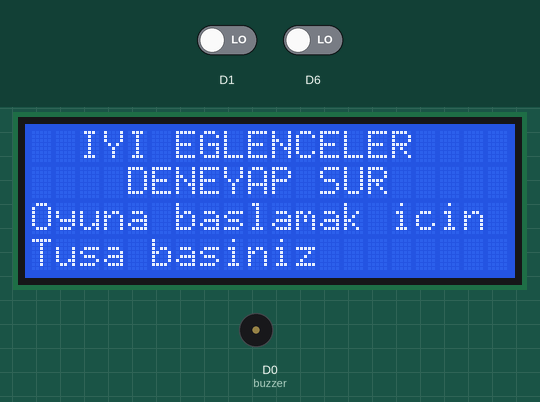
Recording of a sketch running on a simulated ESP8266 (NodeMCU). Shown: 20×4 character LCD, buzzer (waves = sounding, pin HIGH). The test bench sets the inputs (shaded band); at power-on: D1 LOW, D6 LOW.

Above: at 6.3 s.
6.4 s: D1 driven HIGH
At 9.2 s:
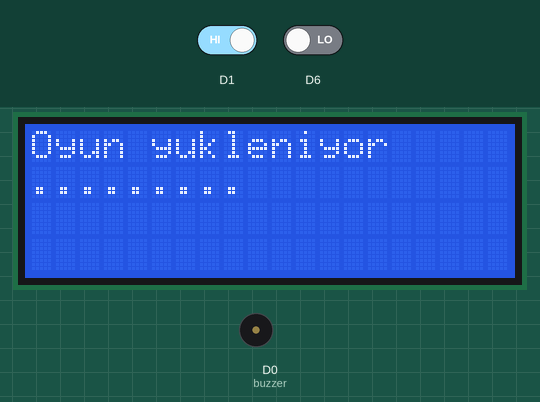
9.4 s: D6 driven HIGH
At 9.62 s:
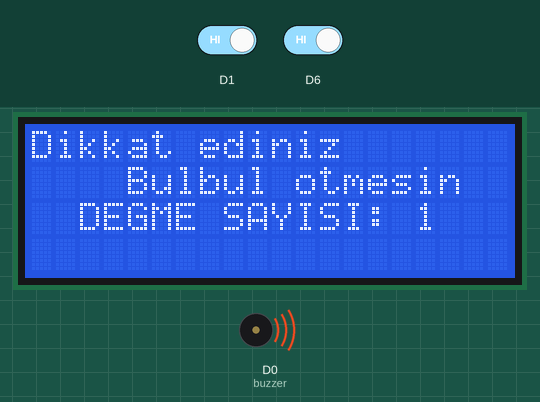
11.2 s: D6 driven LOW
At 13.6 s:
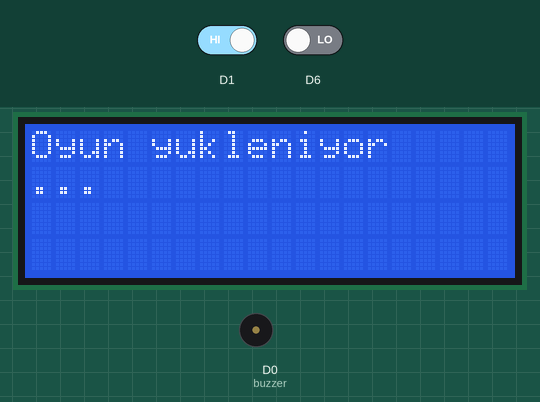
Timing chart, 0 to 15.1 s (numbered marks = the images above; inputs shaded):
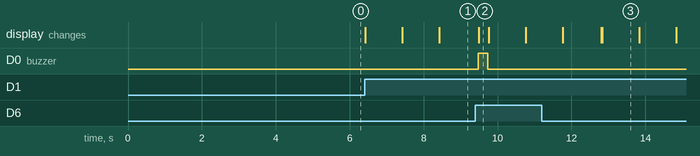

The sketch:

Otme_Bulbul.ino
```cpp
#include <Wire.h>
#include <LiquidCrystal_I2C.h>

LiquidCrystal_I2C lcd(0x3F,20,4);

const int cable = D12;
const int buzzer = D0;
const int button = D15;

int degmeSayisi = 0;

static void giris_lcd(void);
static void oyun_start_yazi(void);
static void oyun_baslama(void);
static void oyun_yuklenme(void);

bool statebutton = false;
bool statecable = false;
bool loopstate = false;

void setup()
{
  pinMode(cable, INPUT);
  pinMode(buzzer, OUTPUT);
  pinMode(button, INPUT);
  lcd.init();
  lcd.backlight();
  giris_lcd();
}

void loop()
{
  statebutton = digitalRead(button);

  if(statebutton == true)
  {
    statebutton = false;

    oyun_yuklenme();

    oyun_baslama();

    while(loopstate)
    {
      statebutton = digitalRead(button);
      statecable = digitalRead(cable);

      if(statecable == true)
      {
        statecable = false;
        digitalWrite(buzzer, HIGH);
        degmeSayisi++;
        lcd.setCursor(2,2);
        lcd.print("DEGME SAYISI: ");
        lcd.setCursor(16,2);
        lcd.print(degmeSayisi);
        delay(250);
        digitalWrite(buzzer, LOW);
      }
      else
      {
        digitalWrite(buzzer, LOW);
      }
      if(statebutton == true)
      {
        loopstate= false;
      }
    }
  }
}

static void giris_lcd(void)
{
  lcd.setCursor(2,0);
  lcd.print("IYI EGLENCELER");
  lcd.setCursor(4,1);
  lcd.print("DENEYAP SUR");
  lcd.setCursor(0,2);
  lcd.print("Oyuna baslamak icin");
  lcd.setCursor(0,3);
  lcd.print("Tusa basiniz");
  delay(5000);
}

static void oyun_start_yazi(void)
{
  lcd.setCursor(1,0);
  lcd.print("IYI EGLENCELER");
  lcd.setCursor(4,1);
  lcd.print("DENEYAP SUR");
  lcd.setCursor(0,2);
  lcd.print("Oyuna baslamak icin");
  lcd.setCursor(0,1);
  lcd.print("Tusa basiniz");
}

static void oyun_baslama(void)
{
  degmeSayisi = 0;
  lcd.clear();
  lcd.setCursor(0,0);
  lcd.print("Dikkat ediniz");
  lcd.setCursor(4,1);
  lcd.print("Bulbul otmesin");
  lcd.setCursor(2,2);
  lcd.print("DEGME SAYISI: ");
  lcd.setCursor(16,2);
  lcd.print(degmeSayisi);
}

static void oyun_yuklenme(void)
{
  lcd.clear();
  lcd.setCursor(0,0);
  lcd.print("Oyun yukleniyor");
  lcd.setCursor(0,1);
  lcd.print("...");
  delay(1000);
  lcd.setCursor(3,1);
  lcd.print("...");
  delay(1000);
  lcd.setCursor(6,1);
  lcd.print("...");
  delay(1000);
  loopstate = true;
}
```

Measured:
- after the input at 6.4 s, the display: first changes at once (image 1 shows a later state)
- after the input at 9.4 s, D0 (buzzer): LOW → HIGH after 0.07 s, → LOW 0.27 s later
- after the input at 11.2 s, D0 (buzzer): stops changing and stays LOW
